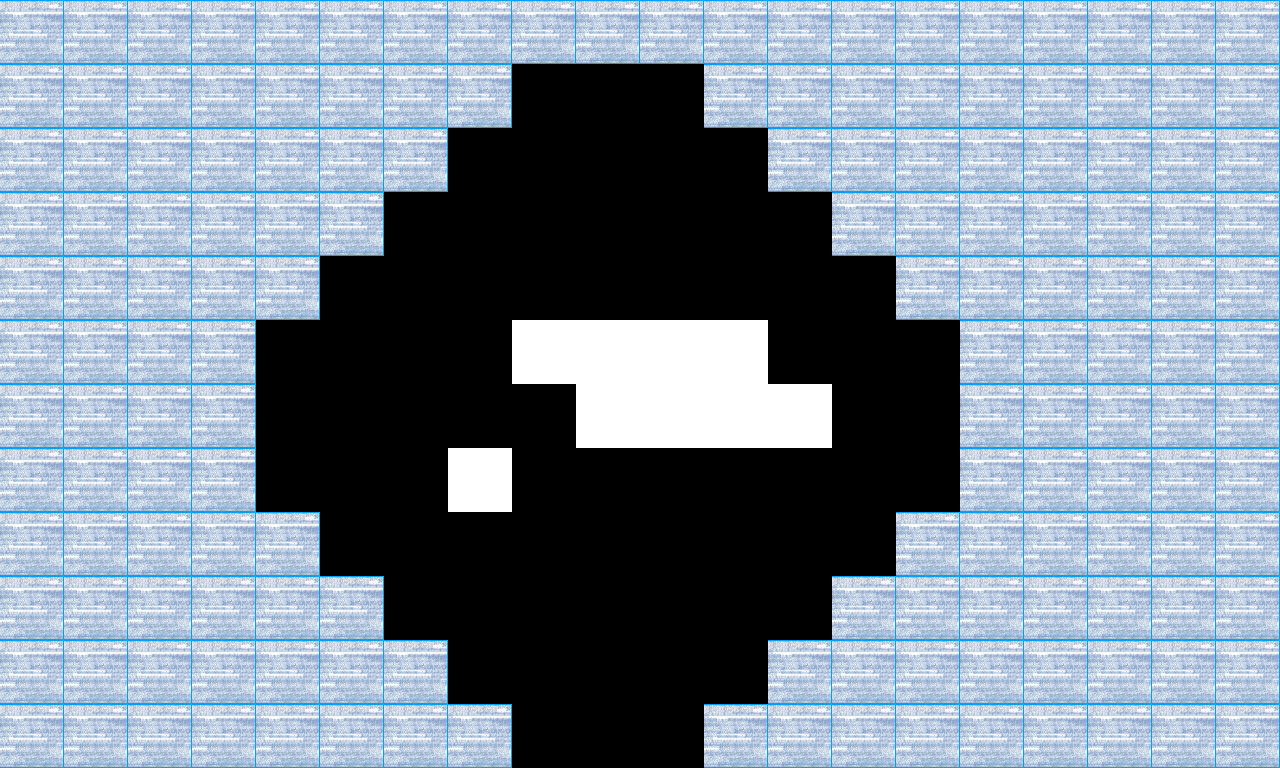

Rendered tile map (Tiled .tmx) drawn with the repository's tilesets; below, a short description and the map source with its tile grids summarised:
An orthogonal 20x12 tile map with 64x64 px tiles, 1 tile layer (BackGround) and 81 objects (40x Wall, 40x studd, Empty).

<map version="1.0" orientation="orthogonal" renderorder="right-down" width="20" height="12" tilewidth="64" tileheight="64" nextobjectid="399">
 <tileset firstgid="1" name="Objects" tilewidth="64" tileheight="64" tilecount="16" columns="4">
  <image source="objects.png" trans="ffffff" width="256" height="256" />
 </tileset>
 <layer name="BackGround" width="20" height="12">
  <data>[240 cells, 168 non-empty, 2 distinct tile ids]</data>
 </layer>
 <objectgroup name="Walls">
  <object id="359" name="Wall" type="Wall" gid="2" x="512" y="128" width="64" height="64" />
  <object id="360" name="Wall" type="Wall" gid="2" x="576" y="128" width="64" height="64" />
  <object id="361" name="Wall" type="Wall" gid="2" x="640" y="128" width="64" height="64" />
  <object id="362" name="Wall" type="Wall" gid="2" x="512" y="192" width="64" height="64" />
  <object id="363" name="Wall" type="Wall" gid="2" x="448" y="192" width="64" height="64" />
  <object id="364" name="Wall" type="Wall" gid="2" x="448" y="256" width="64" height="64" />
  <object id="365" name="Wall" type="Wall" gid="2" x="384" y="256" width="64" height="64" />
  <object id="366" name="Wall" type="Wall" gid="2" x="384" y="320" width="64" height="64" />
  <object id="367" name="Wall" type="Wall" gid="2" x="320" y="320" width="64" height="64" />
  <object id="368" name="Wall" type="Wall" gid="2" x="320" y="384" width="64" height="64" />
  <object id="369" name="Wall" type="Wall" gid="2" x="256" y="384" width="64" height="64" />
  <object id="370" name="Wall" type="Wall" gid="2" x="256" y="448" width="64" height="64" />
  <object id="371" name="Wall" type="Wall" gid="2" x="256" y="512" width="64" height="64" />
  <object id="372" name="Wall" type="Wall" gid="2" x="320" y="512" width="64" height="64" />
  <object id="373" name="Wall" type="Wall" gid="2" x="320" y="576" width="64" height="64" />
  <object id="374" name="Wall" type="Wall" gid="2" x="384" y="576" width="64" height="64" />
  <object id="375" name="Wall" type="Wall" gid="2" x="384" y="640" width="64" height="64" />
  <object id="376" name="Wall" type="Wall" gid="2" x="448" y="640" width="64" height="64" />
  <object id="377" name="Wall" type="Wall" gid="2" x="448" y="704" width="64" height="64" />
  <object id="378" name="Wall" type="Wall" gid="2" x="512" y="704" width="64" height="64" />
  <object id="379" name="Wall" type="Wall" gid="2" x="512" y="768" width="64" height="64" />
  <object id="380" name="Wall" type="Wall" gid="2" x="576" y="768" width="64" height="64" />
  <object id="381" name="Wall" type="Wall" gid="2" x="640" y="768" width="64" height="64" />
  <object id="382" name="Wall" type="Wall" gid="2" x="640" y="704" width="64" height="64" />
  <object id="383" name="Wall" type="Wall" gid="2" x="704" y="704" width="64" height="64" />
  <object id="384" name="Wall" type="Wall" gid="2" x="704" y="640" width="64" height="64" />
  <object id="385" name="Wall" type="Wall" gid="2" x="768" y="640" width="64" height="64" />
  <object id="386" name="Wall" type="Wall" gid="2" x="768" y="576" width="64" height="64" />
  <object id="387" name="Wall" type="Wall" gid="2" x="832" y="576" width="64" height="64" />
  <object id="388" name="Wall" type="Wall" gid="2" x="832" y="512" width="64" height="64" />
  <object id="389" name="Wall" type="Wall" gid="2" x="896" y="512" width="64" height="64" />
  <object id="390" name="Wall" type="Wall" gid="2" x="896" y="448" width="64" height="64" />
  <object id="391" name="Wall" type="Wall" gid="2" x="896" y="384" width="64" height="64" />
  <object id="392" name="Wall" type="Wall" gid="2" x="832" y="384" width="64" height="64" />
  <object id="393" name="Wall" type="Wall" gid="2" x="832" y="320" width="64" height="64" />
  <object id="394" name="Wall" type="Wall" gid="2" x="768" y="320" width="64" height="64" />
  <object id="395" name="Wall" type="Wall" gid="2" x="768" y="256" width="64" height="64" />
  <object id="396" name="Wall" type="Wall" gid="2" x="704" y="256" width="64" height="64" />
  <object id="397" name="Wall" type="Wall" gid="2" x="704" y="192" width="64" height="64" />
  <object id="398" name="Wall" type="Wall" gid="2" x="640" y="192" width="64" height="64" />
 </objectgroup>
 <objectgroup name="Objects">
  <object id="317" name="studd" type="studd" gid="1" x="576" y="192" width="64" height="64" />
  <object id="319" name="studd" type="studd" gid="8" x="576" y="256" width="64" height="64" />
  <object id="320" name="studd" type="studd" gid="1" x="512" y="256" width="64" height="64" />
  <object id="321" name="studd" type="studd" gid="1" x="640" y="256" width="64" height="64" />
  <object id="322" name="studd" type="studd" gid="1" x="448" y="320" width="64" height="64" />
  <object id="323" name="studd" type="studd" gid="1" x="576" y="320" width="64" height="64" />
  <object id="324" name="studd" type="studd" gid="1" x="704" y="320" width="64" height="64" />
  <object id="325" name="studd" type="studd" gid="1" x="384" y="384" width="64" height="64" />
  <object id="326" name="studd" type="studd" gid="1" x="512" y="384" width="64" height="64" />
  <object id="327" name="studd" type="studd" gid="1" x="640" y="384" width="64" height="64" />
  <object id="328" name="studd" type="studd" gid="1" x="768" y="384" width="64" height="64" />
  <object id="329" name="studd" type="studd" gid="1" x="320" y="448" width="64" height="64" />
  <object id="330" name="studd" type="studd" gid="1" x="448" y="448" width="64" height="64" />
  <object id="331" name="studd" type="studd" gid="1" x="704" y="448" width="64" height="64" />
  <object id="332" name="studd" type="studd" gid="1" x="832" y="448" width="64" height="64" />
  <object id="333" name="studd" type="studd" gid="1" x="384" y="512" width="64" height="64" />
  <object id="334" name="studd" type="studd" gid="1" x="512" y="512" width="64" height="64" />
  <object id="335" name="studd" type="studd" gid="1" x="640" y="512" width="64" height="64" />
  <object id="336" name="studd" type="studd" gid="1" x="768" y="512" width="64" height="64" />
  <object id="337" name="studd" type="studd" gid="1" x="448" y="576" width="64" height="64" />
  <object id="338" name="studd" type="studd" gid="1" x="576" y="576" width="64" height="64" />
  <object id="339" name="studd" type="studd" gid="1" x="704" y="576" width="64" height="64" />
  <object id="340" name="studd" type="studd" gid="1" x="512" y="640" width="64" height="64" />
  <object id="341" name="studd" type="studd" gid="1" x="640" y="640" width="64" height="64" />
  <object id="342" name="studd" type="studd" gid="1" x="576" y="704" width="64" height="64" />
  <object id="343" name="studd" type="studd" gid="8" x="512" y="320" width="64" height="64" />
  <object id="344" name="studd" type="studd" gid="8" x="640" y="320" width="64" height="64" />
  <object id="345" name="studd" type="studd" gid="8" x="448" y="384" width="64" height="64" />
  <object id="346" name="studd" type="studd" gid="8" x="576" y="384" width="64" height="64" />
  <object id="347" name="studd" type="studd" gid="8" x="704" y="384" width="64" height="64" />
  <object id="348" name="studd" type="studd" gid="8" x="384" y="448" width="64" height="64" />
  <object id="349" name="studd" type="studd" gid="8" x="512" y="448" width="64" height="64" />
  <object id="350" name="studd" type="studd" gid="8" x="640" y="448" width="64" height="64" />
  <object id="351" name="studd" type="studd" gid="8" x="768" y="448" width="64" height="64" />
  <object id="352" name="studd" type="studd" gid="8" x="448" y="512" width="64" height="64" />
  <object id="353" name="studd" type="studd" gid="8" x="576" y="512" width="64" height="64" />
  <object id="354" name="studd" type="studd" gid="8" x="704" y="512" width="64" height="64" />
  <object id="355" name="studd" type="studd" gid="8" x="512" y="576" width="64" height="64" />
  </objectgroup>
 <objectgroup name="UpperLayer" />
</map>
<!-- 3 of 81 objects omitted -->